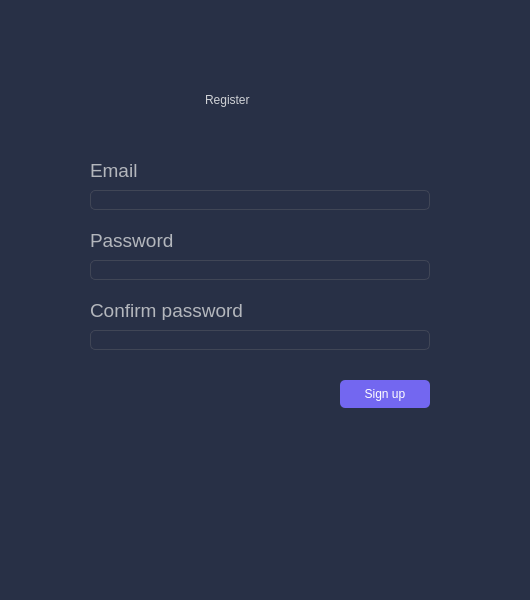
<?xml version="1.0" encoding="UTF-8"?>
<ui version="4.0">
 <class>Dialog</class>
 <widget class="QDialog" name="Dialog">
  <property name="geometry">
   <rect>
    <x>0</x>
    <y>0</y>
    <width>530</width>
    <height>600</height>
   </rect>
  </property>
  <property name="windowTitle">
   <string>Register</string>
  </property>
  <property name="styleSheet">
   <string notr="true">background: #283046;</string>
  </property>
  <widget class="QLabel" name="r_txt_register">
   <property name="geometry">
    <rect>
     <x>205</x>
     <y>80</y>
     <width>120</width>
     <height>40</height>
    </rect>
   </property>
   <property name="styleSheet">
    <string notr="true">color: rgb(208, 210, 214); 
font: 75 24pt &quot;Arial&quot;;</string>
   </property>
   <property name="text">
    <string>Register</string>
   </property>
  </widget>
  <widget class="QLabel" name="r_txt_email">
   <property name="geometry">
    <rect>
     <x>90</x>
     <y>160</y>
     <width>50</width>
     <height>20</height>
    </rect>
   </property>
   <property name="font">
    <font>
     <family>Arial</family>
     <pointsize>14</pointsize>
     <weight>9</weight>
     <italic>false</italic>
     <bold>false</bold>
    </font>
   </property>
   <property name="styleSheet">
    <string notr="true">font: 75 14pt &quot;Arial&quot;;
color: rgb(180, 183, 189);</string>
   </property>
   <property name="text">
    <string>Email</string>
   </property>
  </widget>
  <widget class="QLineEdit" name="r_lE_email">
   <property name="geometry">
    <rect>
     <x>90</x>
     <y>190</y>
     <width>340</width>
     <height>20</height>
    </rect>
   </property>
   <property name="styleSheet">
    <string notr="true">QLineEdit { 
background: #283046;
font: 12pt &quot;Arial&quot;;
color: rgb(103, 109, 125);
border: 1px solid #404656;
box-sizing: border-box;
border-radius: 5px;
}

QLineEdit:hover {
border: 2px solid rgb(95, 85, 200);
}</string>
   </property>
  </widget>
  <widget class="QLineEdit" name="r_lE_password">
   <property name="geometry">
    <rect>
     <x>90</x>
     <y>260</y>
     <width>340</width>
     <height>20</height>
    </rect>
   </property>
   <property name="styleSheet">
    <string notr="true">QLineEdit { 
background: #283046;
font: 12pt &quot;Arial&quot;;
color: rgb(103, 109, 125);
border: 1px solid #404656;
box-sizing: border-box;
border-radius: 5px;
}

QLineEdit:hover {
border: 2px solid rgb(95, 85, 200);
}</string>
   </property>
  </widget>
  <widget class="QLabel" name="r_txt_password">
   <property name="geometry">
    <rect>
     <x>90</x>
     <y>230</y>
     <width>85</width>
     <height>20</height>
    </rect>
   </property>
   <property name="font">
    <font>
     <family>Arial</family>
     <pointsize>14</pointsize>
     <weight>9</weight>
     <italic>false</italic>
     <bold>false</bold>
    </font>
   </property>
   <property name="styleSheet">
    <string notr="true">font: 75 14pt &quot;Arial&quot;;
color: rgb(180, 183, 189);</string>
   </property>
   <property name="text">
    <string>Password</string>
   </property>
  </widget>
  <widget class="QPushButton" name="r_btn_signup">
   <property name="geometry">
    <rect>
     <x>340</x>
     <y>380</y>
     <width>90</width>
     <height>28</height>
    </rect>
   </property>
   <property name="styleSheet">
    <string notr="true">QPushButton { 
background-color: #7367F0;
border-radius: 5px;
font: 75 14pt &quot;Arial&quot;;
color: rgb(255, 255, 255);
}

QPushButton:hover {
  background-color: rgb(40, 48, 70); 
  color: rgb(255, 255, 255);
  border: 2px solid rgb(95, 85, 200);
}</string>
   </property>
   <property name="text">
    <string>Sign up</string>
   </property>
   <property name="checkable">
    <bool>false</bool>
   </property>
   <property name="checked">
    <bool>false</bool>
   </property>
  </widget>
  <widget class="QLineEdit" name="r_lE_confirm">
   <property name="geometry">
    <rect>
     <x>90</x>
     <y>330</y>
     <width>340</width>
     <height>20</height>
    </rect>
   </property>
   <property name="styleSheet">
    <string notr="true">QLineEdit { 
background: #283046;
font: 12pt &quot;Arial&quot;;
color: rgb(103, 109, 125);
border: 1px solid #404656;
box-sizing: border-box;
border-radius: 5px;
}

QLineEdit:hover {
border: 2px solid rgb(95, 85, 200);
}</string>
   </property>
  </widget>
  <widget class="QLabel" name="r_txt_confirm">
   <property name="geometry">
    <rect>
     <x>90</x>
     <y>300</y>
     <width>155</width>
     <height>20</height>
    </rect>
   </property>
   <property name="font">
    <font>
     <family>Arial</family>
     <pointsize>14</pointsize>
     <weight>9</weight>
     <italic>false</italic>
     <bold>false</bold>
    </font>
   </property>
   <property name="styleSheet">
    <string notr="true">font: 75 14pt &quot;Arial&quot;;
color: rgb(180, 183, 189);</string>
   </property>
   <property name="text">
    <string>Confirm password</string>
   </property>
  </widget>
 </widget>
 <resources/>
 <connections/>
</ui>
